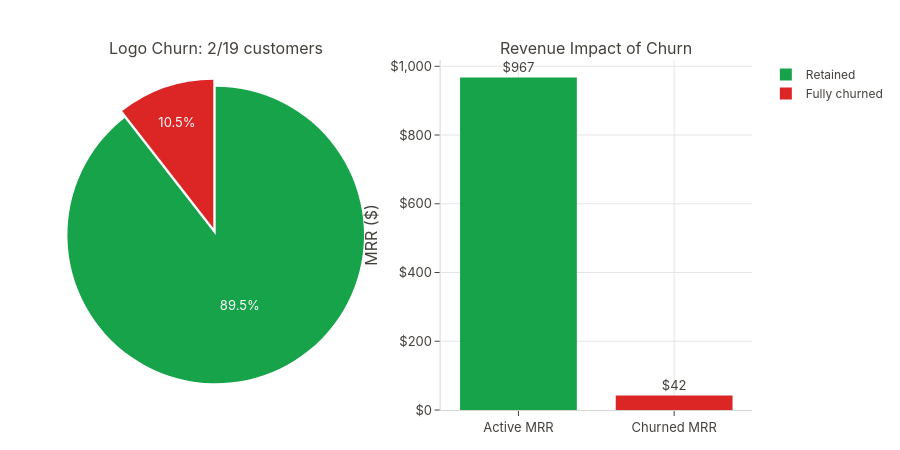

Notebook code for this chart:
### Code cell
reports.churn.plot_stripe_overview(data)

### Figure 1 — Plotly figure (JSON) as saved in the notebook; plotly's stock layout.template omitted (floating-point values rounded to 4 significant figures)
{"data": [{"domain": {"x": [0, 0.45], "y": [0, 1]}, "labels": ["Retained", "Fully churned"], "marker": {"colors": ["#16A34A", "#DC2626"]}, "pull": [0, 0.05], "type": "pie", "values": [17, 2]}, {"marker": {"color": ["#16A34A", "#DC2626"]}, "showlegend": false, "text": ["$967", "$42"], "textposition": "outside", "type": "bar", "x": ["Active MRR", "Churned MRR"], "xaxis": "x", "y": [967.3, 42], "yaxis": "y"}], "layout": {"annotations": [{"font": {"size": 16}, "showarrow": false, "text": "Logo Churn: 2/19 customers", "x": 0.225, "xanchor": "center", "xref": "paper", "y": 1, "yanchor": "bottom", "yref": "paper"}, {"font": {"size": 16}, "showarrow": false, "text": "Revenue Impact of Churn", "x": 0.775, "xanchor": "center", "xref": "paper", "y": 1, "yanchor": "bottom", "yref": "paper"}], "height": 450, "xaxis": {"anchor": "y", "domain": [0.55, 1]}, "yaxis": {"anchor": "x", "domain": [0, 1], "tickformat": ",", "tickprefix": "$", "title": {"text": "MRR ($)"}}}}
